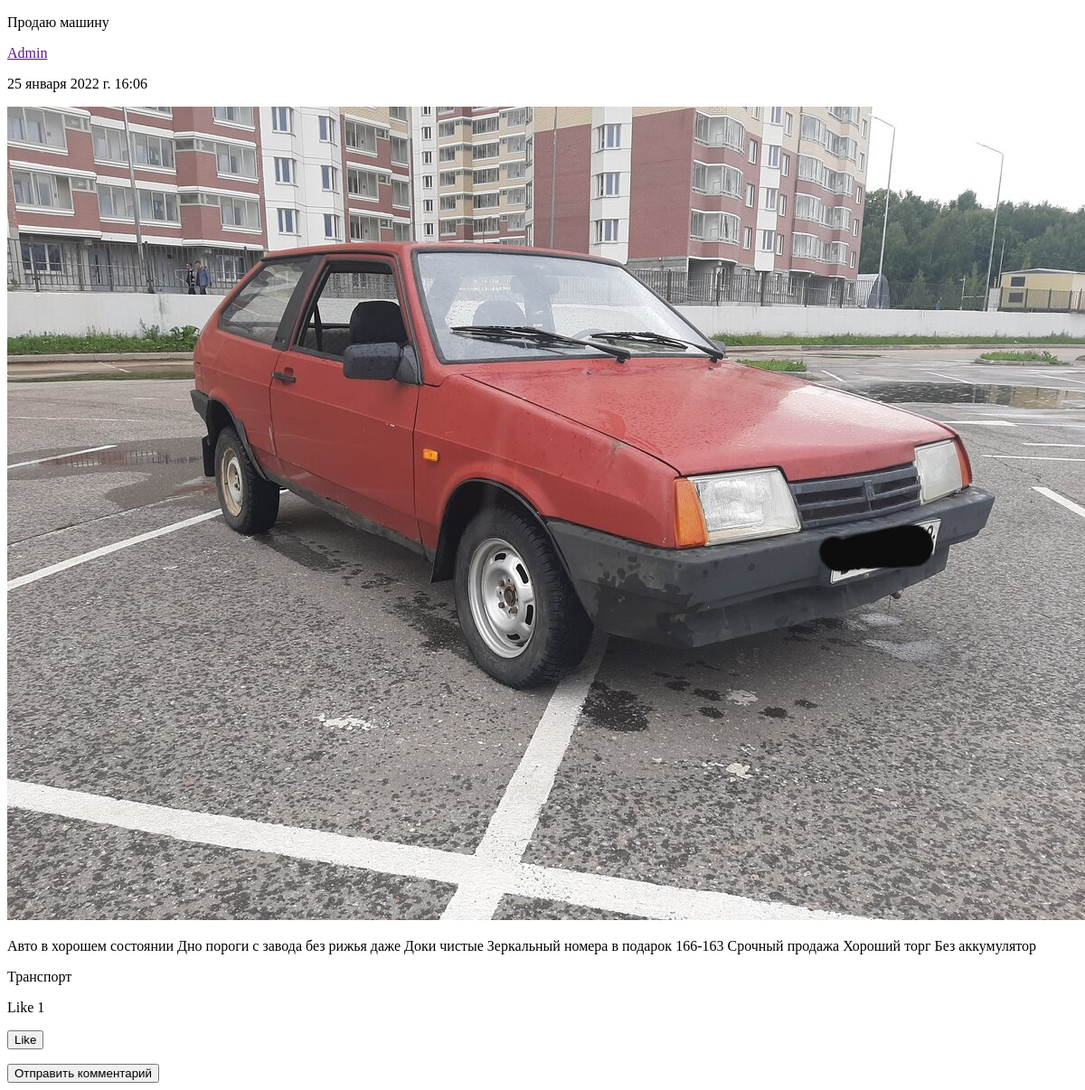
Before: /post/1/ with the older database file.
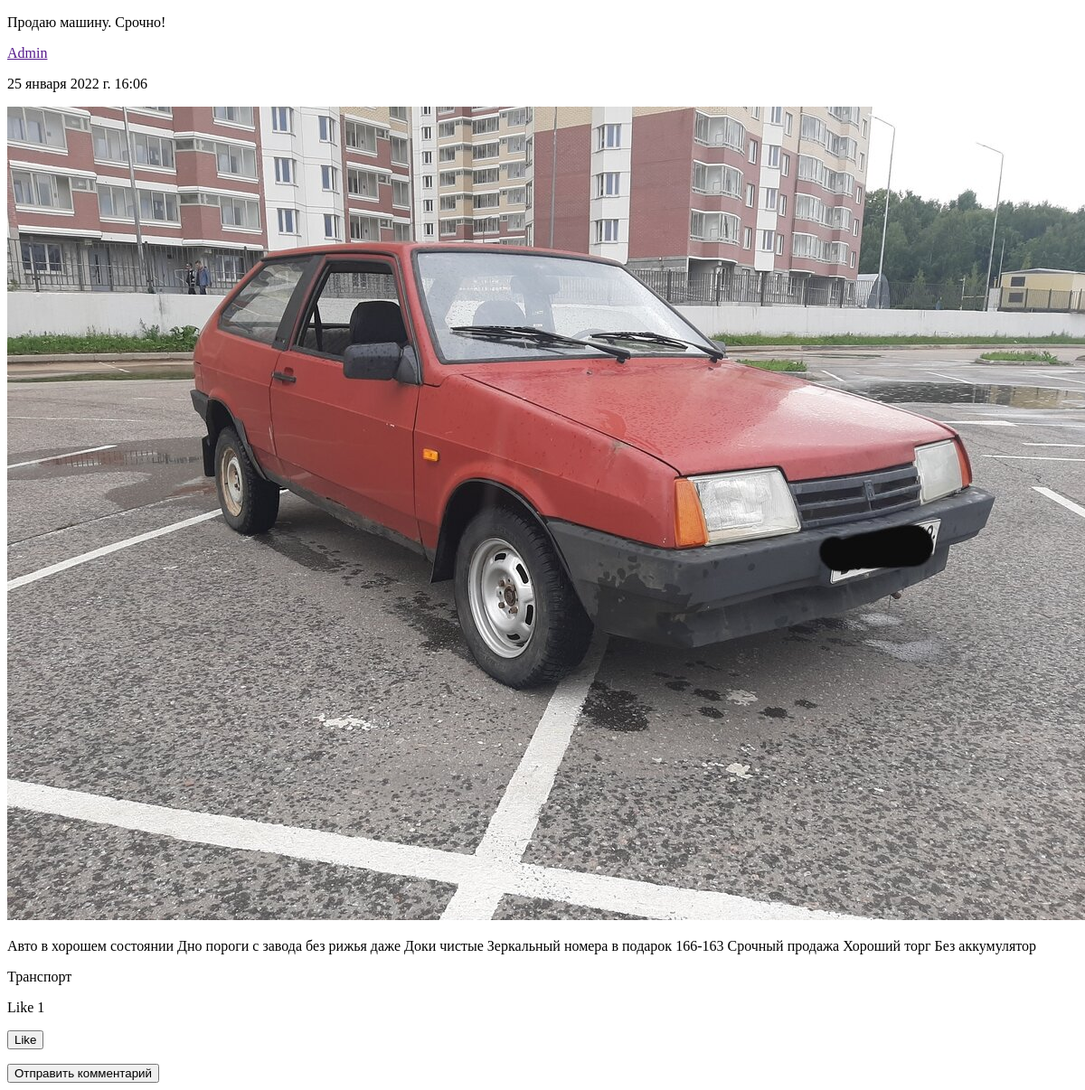
After: the same page with the newer database file.
### Bulletin/models.py (models this page shows, shortened)
class Post(models.Model):
    author = models.ForeignKey(User, on_delete=CASCADE)
    title = models.TextField(max_length=100, blank=False)
    description = models.TextField('Описание', max_length=1000, blank=False)
    image = models.ImageField(upload_to='posts/')
    date_pub = models.DateTimeField(default=timezone.now)
    date_edit = models.DateTimeField(default=timezone.now)
    category = models.ForeignKey(Category, verbose_name='Категория', blank=False, on_delete=models.SET_NULL, null=True)
    likes = models.ManyToManyField(User, blank=True, related_name='users_likes_it')
    contact = models.CharField(max_length=15)
    class Meta:
        verbose_name = 'Объявление'
        verbose_name_plural = 'Объявления'

class Category(models.Model):
    name = models.CharField('Категория', max_length=100)
    description = models.TextField('Описание')
    url = models.SlugField(max_length=100, unique=True)
    def __str__(self):
        return f'{self.name}'
    class Meta:
        verbose_name = 'Категория'
        verbose_name_plural = 'Категории'

### Bulletin/views.py (the view, shortened to what this page needs)
# urls.py: path('post/<int:post_id>/', views.PosrDetailView.as_view(), name='post_detail'),
class PosrDetailView(DetailView):
    model = Post
    pk_url_kwarg = 'post_id'
    template_name = 'BulletinBoard/post_detail.html'
    comment_form_class = CommentForm
    def get(self, request, post_id, *args, **kwargs):
        self.object = self.get_object()
        context = self.get_context_data(object=self.object)
        context['comments'] = Comment.objects.filter(in_post_id=post_id).order_by('-date_publish')
        if request.user.is_authenticated:
            context['comment_form'] = self.comment_form_class
        return self.render_to_response(context)

### templates/BulletinBoard/post_detail.html (shortened to what this page needs)
<!DOCTYPE html>
<html lang="en">
<head>
</head>
<body>
    <p>{{ post.title }}</p>
    <p><a href="">{{ post.author }}</a></p>
    <p>{{ post.date_pub }}</p>
    <img src="{{ post.image.url }}" alt="">
    <p>{{ post.description }}</p>
    <p>{{ post.category }}</p>
    <p>Like {{ post.likes.count }}</p>
    <form action="{% url 'like_post' post.id %}" method="POST">
        <button type="submit">Like</button>
    </form>
        <div>
            <form method="POST">
                <button type="submit">Отправить комментарий</button>
            </form>
        </div>
</body>
</html>

Changed rows visible on the page:
changed Post "Admin": title "Продаю машину" → "Продаю машину. Срочно!"
